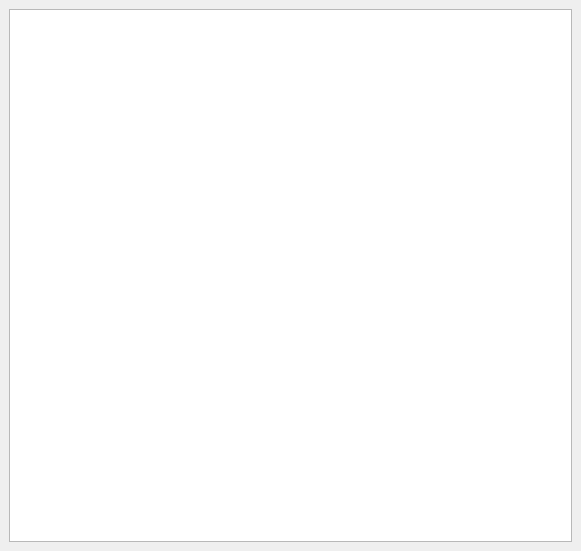
<ui version="4.0" >
 <class>MainWindow</class>
 <widget class="QMainWindow" name="MainWindow" >
  <property name="geometry" >
   <rect>
    <x>0</x>
    <y>0</y>
    <width>581</width>
    <height>551</height>
   </rect>
  </property>
  <property name="windowTitle" >
   <string>MainWindow</string>
  </property>
  <widget class="QWidget" name="centralwidget" >
   <property name="geometry" >
    <rect>
     <x>0</x>
     <y>0</y>
     <width>581</width>
     <height>551</height>
    </rect>
   </property>
   <layout class="QVBoxLayout" name="verticalLayout" >
    <item>
     <widget class="MKTable" name="tw" />
    </item>
   </layout>
  </widget>
 </widget>
 <customwidgets>
  <customwidget>
   <class>MKTable</class>
   <extends>QTableWidget</extends>
   <header>mktable.h</header>
  </customwidget>
 </customwidgets>
 <resources/>
 <connections/>
</ui>
